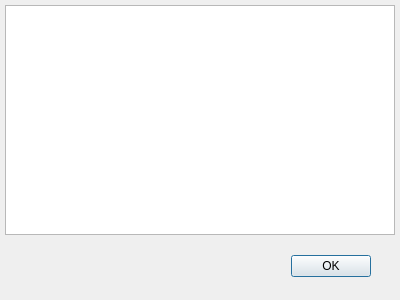
<?xml version="1.0" encoding="UTF-8"?>
<ui version="4.0">
 <class>Dialog</class>
 <widget class="QDialog" name="Dialog">
  <property name="geometry">
   <rect>
    <x>0</x>
    <y>0</y>
    <width>400</width>
    <height>300</height>
   </rect>
  </property>
  <property name="minimumSize">
   <size>
    <width>400</width>
    <height>300</height>
   </size>
  </property>
  <property name="maximumSize">
   <size>
    <width>400</width>
    <height>300</height>
   </size>
  </property>
  <property name="windowTitle">
   <string>Help</string>
  </property>
  <widget class="QDialogButtonBox" name="buttonBox">
   <property name="geometry">
    <rect>
     <x>30</x>
     <y>250</y>
     <width>341</width>
     <height>32</height>
    </rect>
   </property>
   <property name="orientation">
    <enum>Qt::Horizontal</enum>
   </property>
   <property name="standardButtons">
    <set>QDialogButtonBox::Ok</set>
   </property>
  </widget>
  <widget class="QTextBrowser" name="textBrowserHelp">
   <property name="geometry">
    <rect>
     <x>5</x>
     <y>5</y>
     <width>390</width>
     <height>230</height>
    </rect>
   </property>
  </widget>
 </widget>
 <resources/>
 <connections>
  <connection>
   <sender>buttonBox</sender>
   <signal>accepted()</signal>
   <receiver>Dialog</receiver>
   <slot>accept()</slot>
   <hints>
    <hint type="sourcelabel">
     <x>248</x>
     <y>254</y>
    </hint>
    <hint type="destinationlabel">
     <x>157</x>
     <y>274</y>
    </hint>
   </hints>
  </connection>
  <connection>
   <sender>buttonBox</sender>
   <signal>rejected()</signal>
   <receiver>Dialog</receiver>
   <slot>reject()</slot>
   <hints>
    <hint type="sourcelabel">
     <x>316</x>
     <y>260</y>
    </hint>
    <hint type="destinationlabel">
     <x>286</x>
     <y>274</y>
    </hint>
   </hints>
  </connection>
 </connections>
</ui>
